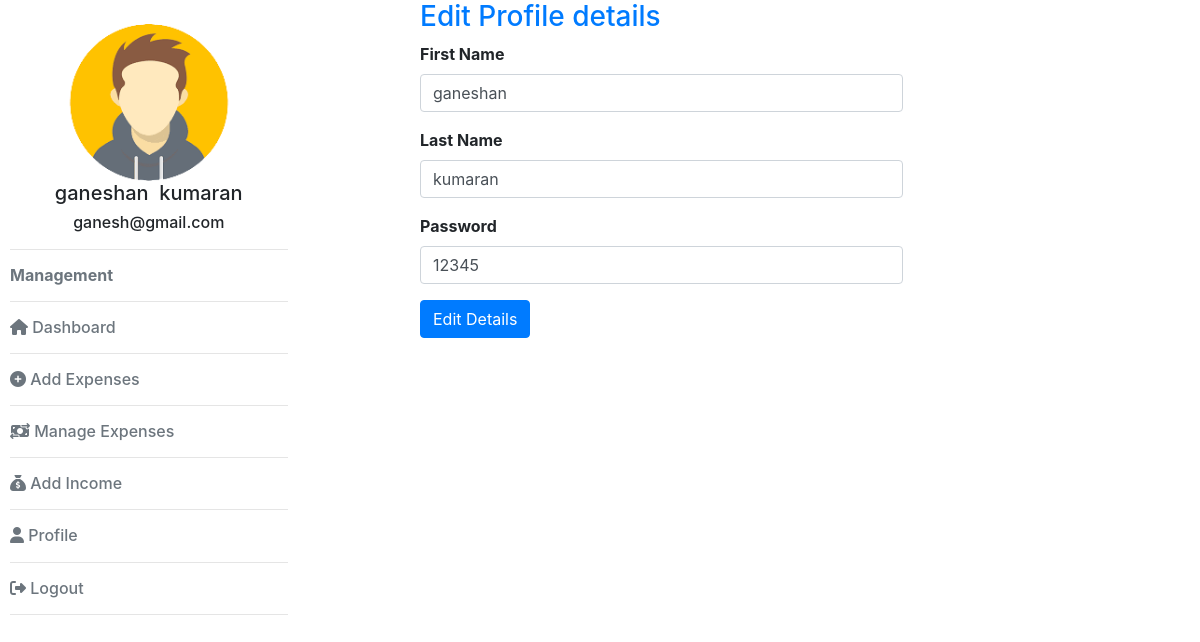
Screenshot of /profile.php (signed in) with the database file from the repository.
### tables this page shows
CREATE TABLE `register` (
  `id` int(11) NOT NULL,
  `first_name` varchar(30) NOT NULL,
  `last_name` varchar(30) NOT NULL,
  `email` varchar(30) NOT NULL,
  `password` varchar(30) NOT NULL,
  `register_time` timestamp NOT NULL DEFAULT current_timestamp() ON UPDATE current_timestamp()
);

### profile.php (the view, shortened to what this page needs)
<!DOCTYPE html>
<html>
<head>
	<link rel="stylesheet" href="https://cdnjs.cloudflare.com/ajax/libs/animate.css/4.1.1/animate.min.css" />
  <link rel="stylesheet" href="https://cdn.jsdelivr.net/npm/bootstrap@4.6.2/dist/css/bootstrap.min.css">
  <link rel="stylesheet" href="https://cdnjs.cloudflare.com/ajax/libs/font-awesome/6.2.1/css/all.min.css" />
</head>
<body>
		<?php
		include('leftbar.php');
		?>
		<div class="col-md-5 offset-md-1">
			<h3 class="text-primary">Edit Profile details</h3>
					<?php
				include('dbconnection.php');
				$email=$_SESSION["email"];
				$sql="select * from register where email='$email'";
				$result=mysqli_query($con,$sql);
				$row=mysqli_fetch_assoc($result);
				?>
				<form action="profile.php" method="post" autocomplete="off">
					 <div class="form-group">
					    <label for="first" class="font-weight-bold">First Name</label>
					    <input type="text" class="form-control" name="first" value="<?php echo $row['first_name']; ?>" id="email">
					  </div>
					  <div class="form-group" class="font-weight-bold">
					    <label for="last" class="font-weight-bold">Last Name</label>
					    <input type="text" class="form-control" name="last" value="<?php echo $row['last_name']; ?>" id="email">
					  </div>
					  <div class="form-group" class="font-weight-bold">
					    <label for="password" class="font-weight-bold">Password</label>
					    <input type="text" class="form-control" name="password" value="<?php echo $row['password']; ?>" id="email">
					  </div>
					  <input type="submit" name="submit" class="btn btn-primary" value="Edit Details">
				</form>
	</div>
</body>
</html>

### leftbar.php
<?php
include('dbconnection.php');
$email=$_SESSION["email"];
$sql="select * from register where email='$email'";
$result=mysqli_query($con,$sql);
$row=mysqli_fetch_assoc($result);
?>
<div class="row">
	<div class="col-md-3" style="margin-left:10px;">
		<br>
		<img src="images/avatar1.png" class="img-fluid">
		<h5 class="text-center"><?php echo $row["first_name"]; ?>&nbsp;&nbsp;<?php echo $row["last_name"]; ?></h5>
		<h6 class="text-center"><?php echo $row["email"]; ?></h6>
		<hr>
		<h6 class="text-secondary font-weight-bold">Management</h6><hr>
		<h6 class="text-secondary"><a href="dashboard.php" class="text-decoration-none text-secondary"><i class="fa-solid fa-house"></i> Dashboard</a></h6><hr>
		<h6 class="text-secondary"><a href="add_expense.php" class="text-decoration-none text-secondary"><i class="fa-solid fa-circle-plus"></i> Add Expenses</a></h6><hr>
		<h6 class="text-secondary"><a href="manage_expense.php" class="text-decoration-none text-secondary"><i class="fa-solid fa-money-bill-transfer"></i> Manage Expenses</a></h6><hr>
		<h6 class="text-secondary"><a href="add_income.php" class="text-decoration-none text-secondary"><i class="fa-solid fa-sack-dollar"></i> Add Income</a></h6><hr>
		<h6 class="text-secondary"><a href="profile.php" class="text-decoration-none text-secondary"><i class="fa-solid fa-user"></i> Profile</a></h6><hr>
		<h6 class="text-secondary"><a href="logout.php" class="text-decoration-none text-secondary"><i class="fa-solid fa-right-from-bracket"></i> Logout</a></h6><hr>
	</div>

### rows the page displays
register: first_name "ganeshan", last_name "kumaran", email "ganesh@gmail.com", first "ganeshan", last "kumaran", password "12345"
